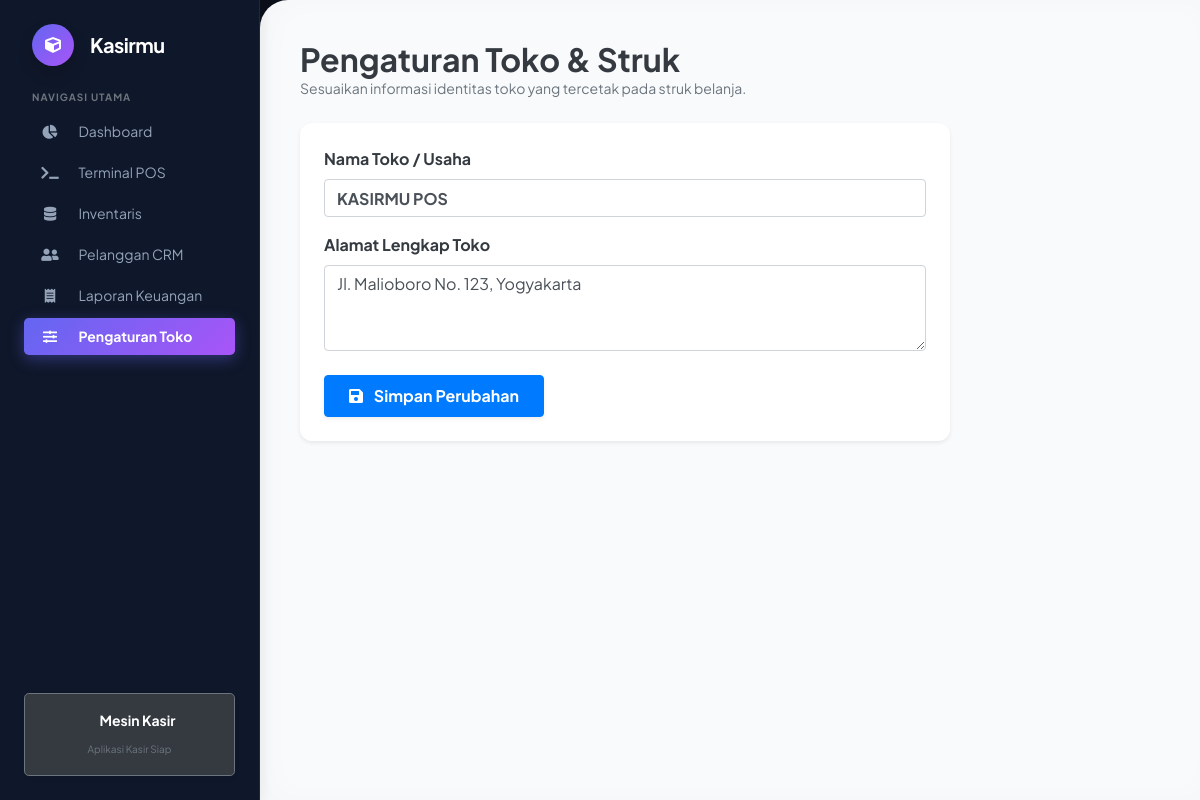
The app's page /index.php/barang/pengaturan with its own data.
### tables this page shows
CREATE TABLE IF NOT EXISTS `pengaturan` (
  `id` int NOT NULL AUTO_INCREMENT,
  `nama_toko` varchar(100) NOT NULL,
  `alamat_toko` text NOT NULL,
  PRIMARY KEY (`id`)
);

### application/controllers/Barang.php (called while the page is built, shortened)
<?php
class Barang extends CI_Controller
{
    public function __construct()
    {
        $this->load->model('M_barang');
    }
    public function pengaturan()
    {
        $data['pengaturan'] = $this->db->get_where('pengaturan', ['id' => 1])->row();
        $this->load->view('v_pengaturan', $data);
    }
}

### index.php (called while the page is built, shortened)
<?php
require_once BASEPATH.'core/CodeIgniter.php';

### application/views/v_pengaturan.php (the view, shortened to what this page needs)
<!DOCTYPE html>
<html>
<head>
    <link rel="stylesheet" href="https://cdn.jsdelivr.net/npm/bootstrap@4.6.2/dist/css/bootstrap.min.css">
    <link rel="stylesheet" href="https://cdnjs.cloudflare.com/ajax/libs/font-awesome/5.15.4/css/all.min.css">
</head>
<body>
    <div class="main-content">
        <div class="mb-4">
            <h2 class="font-weight-bold text-dark m-0">Pengaturan Toko & Struk</h2>
            <p class="text-muted small m-0">Sesuaikan informasi identitas toko yang tercetak pada struk belanja.</p>
        </div>
        <div class="card p-4 shadow-sm" style="max-width: 650px;">
            <form action="<?php echo site_url('barang/update_pengaturan'); ?>" method="post">
                <div class="form-group mb-3">
                    <label class="font-weight-bold text-dark">Nama Toko / Usaha</label>
                    <input type="text" name="nama_toko" class="form-control font-weight-bold" value="<?php echo $pengaturan->nama_toko; ?>" required>
                </div>
                <div class="form-group mb-4">
                    <label class="font-weight-bold text-dark">Alamat Lengkap Toko</label>
                    <textarea name="alamat_toko" class="form-control" rows="3" required><?php echo $pengaturan->alamat_toko; ?></textarea>
                </div>
                <button type="submit" class="btn btn-primary font-weight-bold px-4 py-2 shadow-sm"><i class="fas fa-save mr-2"></i> Simpan Perubahan</button>
            </form>
        </div>
    </div>
</body>
</html>

### application/views/v_pengaturan.php (style rules this page uses)
body { background-color: #f3f4f6; font-family: 'Segoe UI', Tahoma, Geneva, Verdana, sans-serif; color: #1f2937; }
.main-content { margin-left: 260px; padding: 35px; }
.card { border: none; border-radius: 12px; box-shadow: 0 4px 20px rgba(0,0,0,0.03); }

### application/views/v_sidebar.php (style rules this page uses)
body { font-family: 'Plus Jakarta Sans', sans-serif !important; background-color: #0b0f19 !important; color: #1e293b !important; }
.main-content { margin-left: 260px; padding: 40px; background-color: #f8fafc; min-height: 100vh; border-top-left-radius: 28px; box-shadow: inset 10px 0 30px rgba(0,0,0,0.02); }

### records on screen
pengaturan: nama_toko "KASIRMU POS", alamat_toko "Jl. Malioboro No. 123, Yogyakarta"
